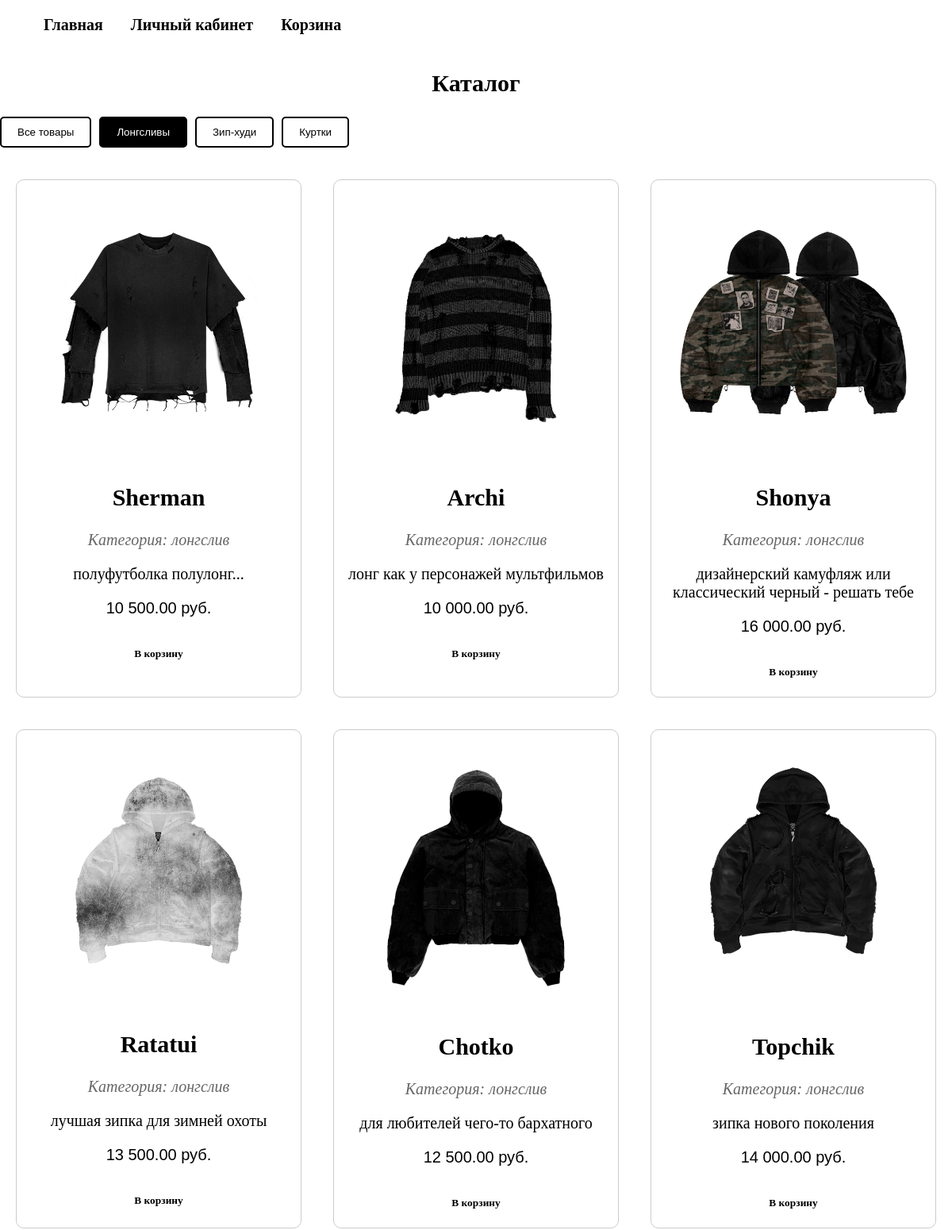
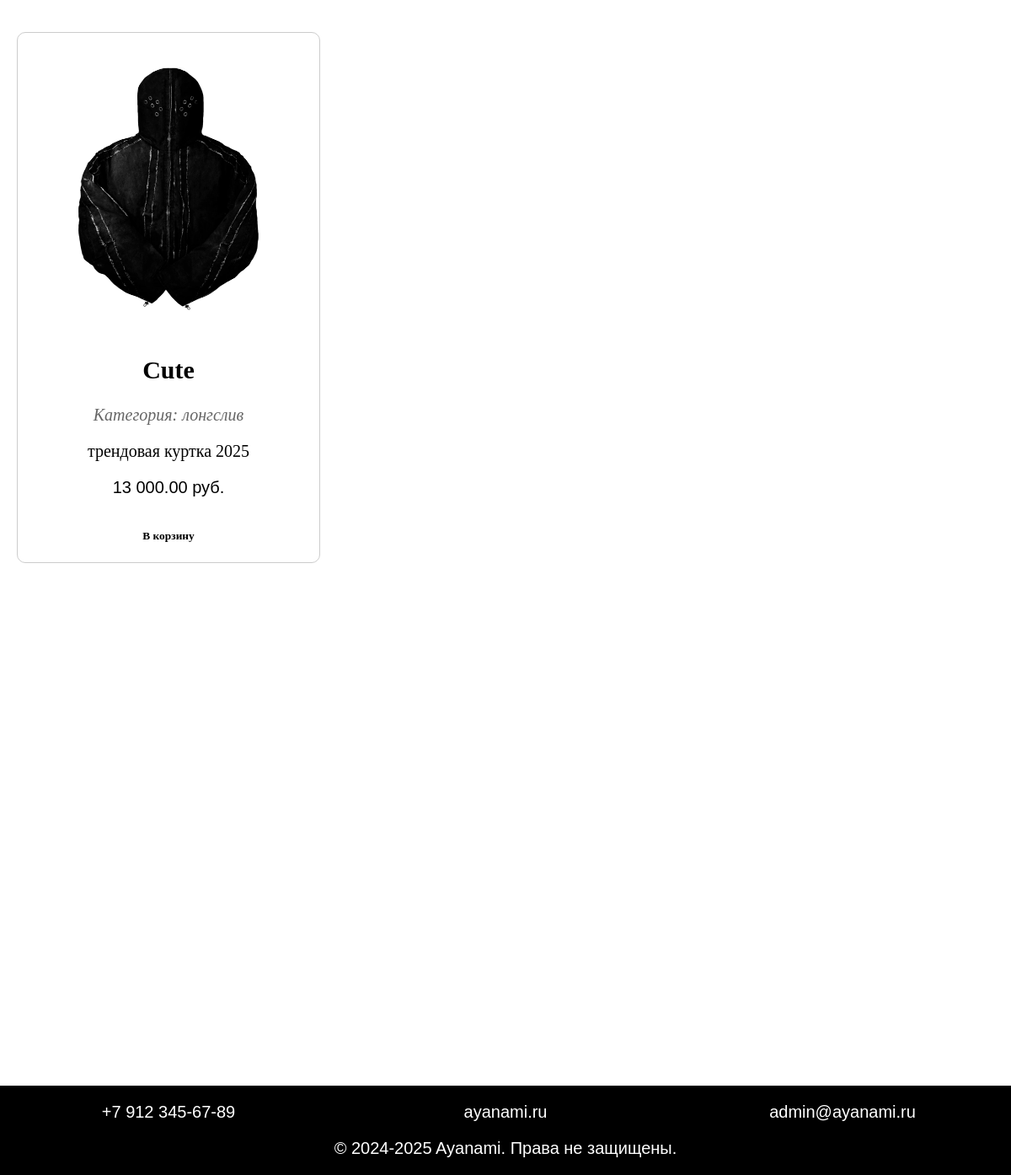
The page /catalog/catalog.php?category=лонгслив (signed in) on the database its author committed (2 pictures, top to bottom).
### tables this page shows
CREATE TABLE `products` (
  `id` int NOT NULL,
  `name` varchar(255) NOT NULL,
  `description` text,
  `price` decimal(10,2) NOT NULL,
  `image` varchar(255) DEFAULT NULL,
  `category` varchar(100) DEFAULT NULL,
  `created_at` datetime DEFAULT CURRENT_TIMESTAMP
);

### public/catalog/catalog.php (the view, shortened to what this page needs)
<?php
require_once '../config.php';
$category = $_GET['category'] ?? 'all';
if ($category === 'all') {
    $stmt = $pdo->query("SELECT * FROM products ORDER BY created_at DESC");
} else {
    $stmt = $pdo->prepare("SELECT * FROM products WHERE category = ? ORDER BY created_at DESC");
    $stmt->execute([$category]);
}
$products = $stmt->fetchAll(PDO::FETCH_ASSOC);
?>
<!DOCTYPE html>
<html lang="ru">
<head>
    <link rel="stylesheet" href="catalog.css">
</head>
<body>
    <header>
        <ul class="row1">
            <li><a href="../index.php">Главная</a></li>
            <?php if (isset($_SESSION['user_id'])): ?>
                <li><a href="../lk/lk.php">Личный кабинет</a></li>
                <li><a href="../lk/lk.php#cart">Корзина</a></li>
            <?php else: ?>
                <li><a href="../auth/auth.php">Вход</a></li>
            <?php endif; ?>
        </ul>
    </header>
    <main>
        <section>
            <h2>Каталог</h2>
            <div class="category-filter">
                <button onclick="filterCategory('all')" class="<?= $category === 'all' ? 'active' : '' ?>">Все товары</button>
                <button onclick="filterCategory('лонгслив')" class="<?= $category === 'лонгслив' ? 'active' : '' ?>">Лонгсливы</button>
                <button onclick="filterCategory('зип-худи')" class="<?= $category === 'зип-худи' ? 'active' : '' ?>">Зип-худи</button>
                <button onclick="filterCategory('куртка')" class="<?= $category === 'куртка' ? 'active' : '' ?>">Куртки</button>
            </div>
            <div class="portfolio-grid">
                <?php if (empty($products)): ?>
                    <p class="no-products">Товаров пока нет.</p>
                <?php else: ?>
                    <?php foreach ($products as $product): ?>
                        <div class="card">
                            <div>
                                <img src="../<?= !empty($product['image']) ? htmlspecialchars($product['image']) : 'img/placeholder.jpg' ?>" alt="<?= htmlspecialchars($product['name']) ?>">
                            </div>
                            <h1><?= htmlspecialchars($product['name']) ?></h1>
                            <p class="product-category">Категория: <?= htmlspecialchars($product['category']) ?></p>
                            <p><?= htmlspecialchars($product['description']) ?></p>
                            <div class="price-card">
                                <p class="price"><?= number_format($product['price'], 2, '.', ' ') ?> руб.</p>
                            </div>
                            <button class="add-to-cart" onclick="addToCart(<?= $product['id'] ?>)">
                                В корзину
                            </button>
                        </div>
                    <?php endforeach; ?>
                <?php endif; ?>
            </div>
        </section>
    </main>
    <footer>
        <div class="f1">+7 912 345-67-89</div>
        <div class="f2">ayanami.ru</div>
        <div class="f3">admin@ayanami.ru</div>
        <div class="f4">© 2024-2025 Ayanami. Права не защищены.</div>
    </footer>
</body>
</html>

### public/catalog/catalog.css (style rules this page uses)
html { height: 100%; scroll-behavior: smooth; background-color: white; }
body { font-family: 'Helmswald'; font-weight: 400; font-size: 20px; margin: 0; }
header { display: grid; grid-template-rows: 1fr; grid-column-gap: 0px; grid-row-gap: 0px; justify-content: space-between; align-items: center; list-style: none; padding: 0; margin: 0; }
.row1 { grid-area: 1 / 1 / 2 / 4; justify-content: center; }
.row1 li { display: inline; margin: 0 15px; }
main { color: black; }
.portfolio-grid { display: grid; grid-template-columns: repeat(auto-fit, minmax(400px, 1fr)); border-radius: 10px; }
.card { border: 1px solid #ccc; padding: 15px; border-radius: 10px; margin: 5%; text-align: center; }
.card img { width: 100%; object-fit: cover; margin-bottom: 10px; border-radius: 10px; }
.add-to-cart { font-family: 'Helmswald'; margin-top: 10px; padding: 8px 16px; background-color: white; color: black; border: none; border-radius: 8px; cursor: pointer; font-weight: bold; transition: 0.3s; }
.price { font-family: sans-serif; }
footer { font-family: sans-serif; display: grid; grid-template-columns: repeat(3, 1fr); grid-template-rows: repeat(2, 1fr); grid-column-gap: 0px; grid-row-gap: 0px; background: black; color: white; text-align: center; padding: 10px 0; width: 100%; bottom: 0; margin: 0 auto; margin-top: 50vw; }
footer div { margin: 10px; }
.f1 { grid-area: 1 / 1 / 2 / 2; }
.f2 { grid-area: 1 / 2 / 2 / 3; }
.f3 { grid-area: 1 / 3 / 2 / 4; }
.f4 { grid-area: 2 / 1 / 3 / 4; }
a { text-decoration: none; font-weight: bold; color: black; transition: 0.3s; }
img { max-width: 100%; }
ul { list-style: none; }
h1, h2 { text-align: center; }
.category-filter { display: flex; gap: 10px; margin-bottom: 20px; flex-wrap: wrap; }
.category-filter button { padding: 10px 20px; border: 2px solid #000; background: white; color: #000; cursor: pointer; border-radius: 5px; transition: all 0.3s; }
.category-filter button.active, .category-filter button:hover { background: #000; color: white; }
.product-category { color: #666; font-style: italic; margin: 5px 0; }

### rows shown on the page
products: image (picture), name "Sherman", category "лонгслив", description "полуфутболка полулонг...", price "10 500.00"
products: image (picture), name "Archi", category "лонгслив", description "лонг как у персонажей мультфильмов", price "10 000.00"
products: image (picture), name "Shonya", category "лонгслив", description "дизайнерский камуфляж или классический черный - решать тебе", price "16 000.00"
products: image (picture), name "Ratatui", category "лонгслив", description "лучшая зипка для зимней охоты", price "13 500.00"
products: image (picture), name "Chotko", category "лонгслив", description "для любителей чего-то бархатного", price "12 500.00"
products: image (picture), name "Topchik", category "лонгслив", description "зипка нового поколения", price "14 000.00"
products: image (picture), name "Cute", category "лонгслив", description "трендовая куртка 2025", price "13 000.00"
